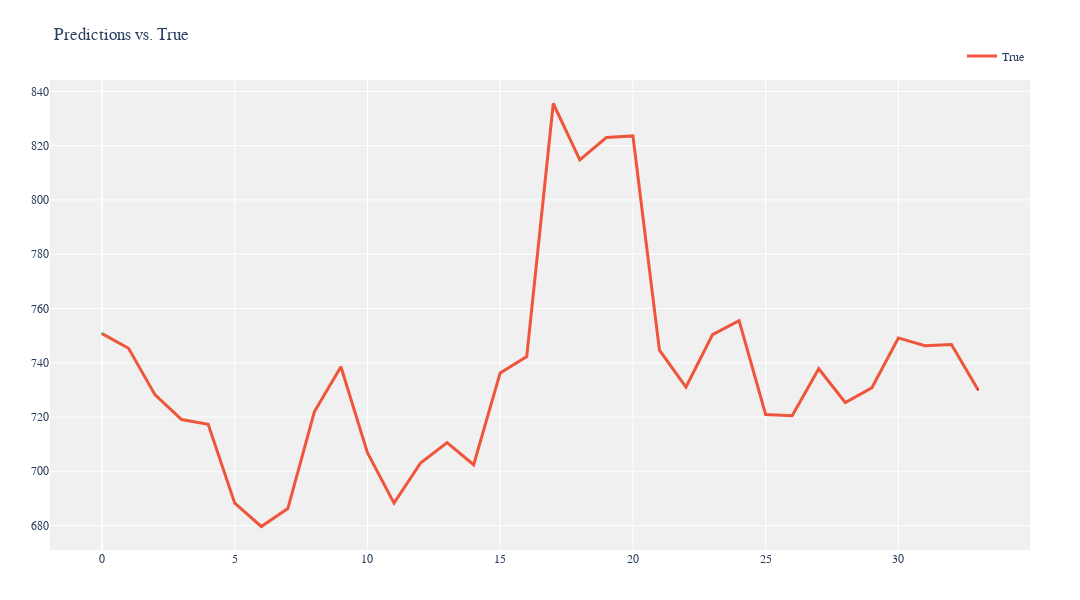

The notebook cell this image was saved under:
### Code cell
Resnifty.train_readout(train_inputs, train_targets)
predictions = Resnifty.predict(train_inputs, steps=len(test[:,3]))
predictions_cpu = predictions.detach().cpu().numpy()

viz.compare_plot([predictions_cpu[:3], test[:,3]], titles=["Predictions", "True"])

### Figure 1 — Plotly figure (JSON) as saved in the notebook; plotly's stock layout.template omitted (floating-point values rounded to 4 significant figures)
{"data": [{"hoverinfo": "y", "line": {"color": "#EF553B", "width": 3}, "mode": "lines", "name": "True", "type": "scatter", "y": [750.8, 745.4, 728.1, 719.0, 717.4, 688.2, 679.6, 686.2, 721.9, 738.5, 706.9, 688.2, 703.0, 710.5, 702.4, 736.2, 742.2, 835.5, 814.8, 823.0, 823.6, 744.6, 731.0, 750.4, 755.5, 721.0, 720.5, 737.8, 725.4, 730.8, 749.1, 746.2, 746.8, 730.0]}, {"hoverinfo": "y", "marker": {"color": "limegreen", "size": 2}, "mode": "markers", "name": "Start 2", "showlegend": false, "type": "scatter", "x": [0], "y": [750.8]}, {"hoverinfo": "y", "marker": {"color": "crimson", "size": 2}, "mode": "markers", "name": "End 2", "showlegend": false, "type": "scatter", "x": [33], "y": [730.0]}], "layout": {"font": {"family": "Arial", "size": 12}, "height": 600, "legend": {"orientation": "h", "x": 1, "xanchor": "right", "y": 1.02, "yanchor": "bottom"}, "margin": {"b": 50, "l": 50, "r": 50, "t": 80}, "paper_bgcolor": "white", "plot_bgcolor": "rgb(240, 240, 240)", "showlegend": true, "title": {"text": "Predictions vs. True"}, "width": 1080}}
